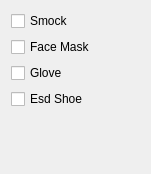
                          <widget class="QWidget" name="scrollAreaWidgetContents_4">
                           <property name="geometry">
                            <rect>
                             <x>0</x>
                             <y>0</y>
                             <width>151</width>
                             <height>174</height>
                            </rect>
                           </property>
                           <layout class="QVBoxLayout" name="verticalLayout_5">
                            <item>
                             <widget class="QCheckBox" name="checkBox_checkSmock">
                              <property name="text">
                               <string>Smock</string>
                              </property>
                             </widget>
                            </item>
                            <item>
                             <widget class="QCheckBox" name="checkBox_checkMask">
                              <property name="text">
                               <string>Face Mask</string>
                              </property>
                             </widget>
                            </item>
                            <item>
                             <widget class="QCheckBox" name="checkBox_checkGlove">
                              <property name="text">
                               <string>Glove</string>
                              </property>
                             </widget>
                            </item>
                            <item>
                             <widget class="QCheckBox" name="checkBox_checkShoe">
                              <property name="text">
                               <string>Esd Shoe</string>
                              </property>
                             </widget>
                            </item>
                            <item>
                             <spacer name="verticalSpacer_8">
                              <property name="orientation">
                               <enum>Qt::Vertical</enum>
                              </property>
                              <property name="sizeHint" stdset="0">
                               <size>
                                <width>20</width>
                                <height>40</height>
                               </size>
                              </property>
                             </spacer>
                            </item>
                           </layout>
                          </widget>
